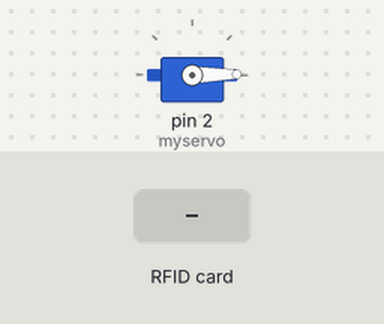
This sketch was run on a simulated Arduino Uno, built with avr-gcc and run on an emulated ATmega328P. Shown: servo. The inputs (shaded band) are chosen by the test bench. What the sketch prints to the serial monitor is not drawn.

Above: at 1.2 s.
1.3 s: RFID card 50 AE 73 30 held to the reader
2.9 s: RFID card 5E 7A 19 C4 held to the reader
Timing chart, 0 to 5.9 s (numbered marks = the images above; inputs shaded):
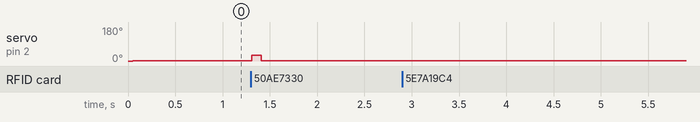

Measured:
- after the input at 1.3 s, servo on pin 2 (myservo): 1° → 30° at once, → 1° 0.10 s later
- after the input at 2.9 s, every drawn part: stays the same

The sketch:

RFID_dispenser.ino
```cpp
#include "SPI.h"
#include "MFRC522.h"
#include <Servo.h>

// twelve servo objects can be created on most boards

#define SS_PIN 10
#define RST_PIN 9
#define SP_PIN 8

MFRC522 rfid(SS_PIN, RST_PIN);
Servo myservo;  // create servo object to control a servo

MFRC522::MIFARE_Key key;

void setup() {
  myservo.attach(2);  // attaches the servo on pin 9 to the servo object
  myservo.write(0);              // tell servo to go to position in variable 'pos'
  Serial.begin(115200);
  SPI.begin();
  rfid.PCD_Init();
}

int isOpen = false;
unsigned long currentTime;
unsigned long lastTime;
unsigned long resetTime;

void loop() {
  currentTime = millis();
  if (currentTime > resetTime) {
    myservo.write(1);
    isOpen = false;

  }
  if (!rfid.PICC_IsNewCardPresent() || !rfid.PICC_ReadCardSerial())
    return;

  // Serial.print(F("PICC type: "));
  MFRC522::PICC_Type piccType = rfid.PICC_GetType(rfid.uid.sak);
  // Serial.println(rfid.PICC_GetTypeName(piccType));

  // Check is the PICC of Classic MIFARE type
  if (piccType != MFRC522::PICC_TYPE_MIFARE_MINI &&
      piccType != MFRC522::PICC_TYPE_MIFARE_1K &&
      piccType != MFRC522::PICC_TYPE_MIFARE_4K) {
    Serial.println(F("Your tag is not of type MIFARE Classic."));
    return;
  }

  String strID = "";
  for (byte i = 0; i < 4; i++) {
    strID +=
      (rfid.uid.uidByte[i] < 0x10 ? "0" : "") +
      String(rfid.uid.uidByte[i], HEX) +
      (i != 3 ? ":" : "");
  }
  strID.toUpperCase();
  Serial.print("Tap card key: ");
  Serial.println(strID);

  if (strID == "50:AE:73:30" && !isOpen) {                         // waits for the servo to get there
    Serial.print("Correct, get your gift! Owner of ");
    Serial.println(strID);

    myservo.write(30);              // tell servo to go to position in variable 'pos'
    isOpen = true;
    //    delay(80);                           // waits for the servo to get there
    resetTime = millis() + 75;
  }

  rfid.PICC_HaltA();
  rfid.PCD_StopCrypto1();
}
```
